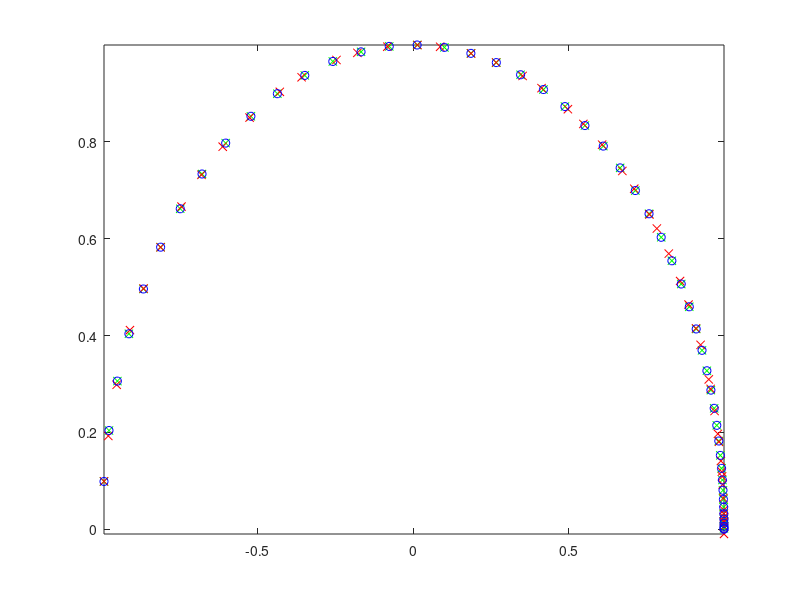

Source code (MATLAB):
% mapping theta acceleration to x and y position
% nonlinear

dt = 0.1;
t_total = 5;
N = t_total/dt;
L = 1;

m = 1; % number of measurements
n = 4; % number of states
uNoise = 0.01;
obsNoise = 0.01;
% theta_dd = 2/10*ones(N,1);
theta_dd = 1/10 * sin(0:dt:(t_total-dt)) + 0.2;
theta_dd_noise = theta_dd + randn(size(theta_dd))*uNoise;

% state = x,y,theta, thetad
s0 = [1, 0, 0, 0];
P0 = diag(ones(4,1));
est = struct('s', s0, 'P', P0);
prior = est;
post = est;
state_all = zeros(N, n);
z_all = zeros(N,m);
% state to state+1 transition
f = @(s,u) [L*cos(s(3)), L*sin(s(3)), s(3)+s(4)*dt, s(4)+u*dt]';

% state to measurement transition
h = @(s)  s(3);

Jf = @(s) [0, 0, -sin(s(3)),     0;
           0, 0,  cos(s(3)),     0;
           0, 0,        1,   1/100;
           0, 0,        0,     1];
   
Jh = zeros(m,n);

Q = diag(0.0001*ones(4,1));
R = 0.0001;

% run loop
i = 1;
for t = 0:dt:(t_total-dt)
    u = theta_dd_noise(i);
    z = post.s(3) + dt*post.s(4) + dt^2/2*u + randn(1)*obsNoise;
    % predict
    prior.s = f(post.s, u);
    prior.P = Jf(prior.s) * prior.P * Jf(prior.s)' + Q;
    % compute K gain
    K = prior.P * Jh' * inv(Jh * prior.P * Jh' + R);
    % correct/estimate
    post.s = prior.s + K * (z - h(prior.s));
    % compute covariance
    post.P = (eye(4) - K * Jh) * prior.P;
    % update values
    state_all(i,:) = post.s;
    z_all(i) = z;
    i = i +1;
    prior = post;
end

% actual values
theta_d = cumsum(theta_dd * dt);
theta = cumsum(theta_d *dt);
theta_d_noise = cumsum(theta_dd_noise * dt);
theta_noise = cumsum(theta_d_noise *dt);

% plot acceleration: ideal vs. noise
plot(1:N, theta_dd, 1:N, theta_dd_noise)

% plot velocity: ideal vs. noise vs. estimate
% plot(1:N, theta_d, 'rx', 1:N, theta_d_noise, 1:N, state_all(:,4), 'gx')

% plot theta: actual vs. measured vs. estimated
% plot(1:N, theta_noise, 'gx', 1:N, z_all, 'rx', 1:N, state_all(:,3), 'bo')

% plot x: actual vs. measured vs. estimated
% plot(1:N, L*cos(theta_noise), 'gx', 1:N, L*cos(z_all), 'rx', 1:N, L*cos(state_all(:,3)), 'bo')

% plot x: actual vs. measured vs. estimated
% plot(1:N, L*sin(theta_noise), 'gx', 1:N, L*sin(z_all), 'rx', 1:N, L*sin(state_all(:,3)), 'bo')

% plot the x,y position: actual vs. measured vs. estimated
x = L*cos(theta); y = L*sin(theta);
x_noise = L*cos(theta_noise); y_noise = L*sin(theta_noise);
% plot(L*cos(theta_noise), L*sin(theta_noise), 'gx', L*cos(z_all), L*sin(z_all), 'rx', L*cos(state_all(:,3)),L*sin(state_all(:,3)), 'bo')
% axis equal

% plot error in x position
plot(1:N, L*cos(state_all(:,3)) - L*cos(theta_noise)')

miny = min(L*sin(z_all)); maxy = max(L*sin(z_all));
minx = min(L*cos(z_all)); maxx = max(L*cos(z_all));
for i=1:N
    plot(L*cos(theta_noise(1:i)), L*sin(theta_noise(1:i)), 'gx',...
        L*cos(z_all(1:i)), L*sin(z_all(1:i)), 'rx', ...
        L*cos(state_all((1:i),3)),L*sin(state_all((1:i),3)), 'bo')
    xlim([minx, maxx]); ylim([miny, maxy]);
    pause(0.01)
end


